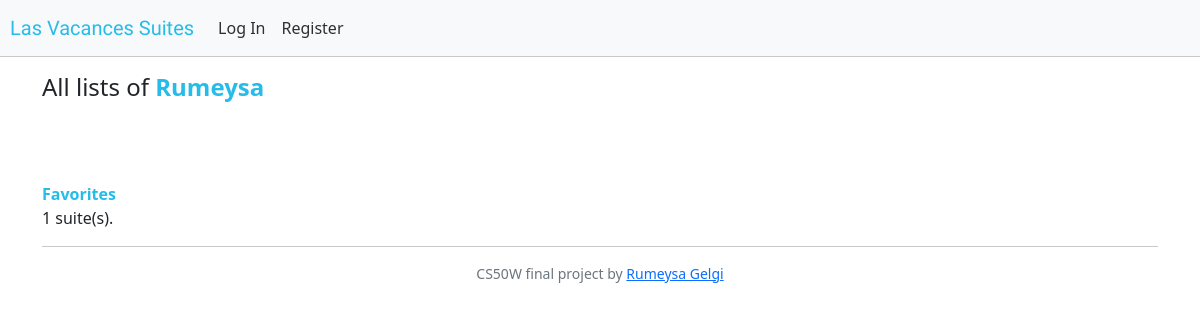
The app's page /profile/Rumeysa/lists with its own data.
### lasvacances/models.py (models this page shows, shortened)
class User(AbstractUser):
    avatar = models.URLField()

class List(models.Model):
    name = models.CharField(max_length=255, blank=False)
    author = models.ForeignKey("User", on_delete=models.CASCADE, related_name="lists")

### lasvacances/views.py (the view)
# urls.py: path("profile/<str:username>/lists", views.lists, name="lists"),
@csrf_exempt
def lists(request, username):
    if request.method == "GET":
        try:
            requested_user = User.objects.get(username=username)
        except User.DoesNotExist:
            messages.error(request, f'User "{username}" not found.')
            return render(request, "lasvacances/apology.html", status=500)
        requested_user_lists = List.objects.filter(author=requested_user).order_by('-id')
        return render(request, "lasvacances/lists.html", {
            "requested_user": requested_user,
            "lists": requested_user_lists,
            "suites_qnt": len(requested_user_lists)
        })

### lasvacances/templates/lasvacances/lists.html (shortened to what this page needs)
{% extends "lasvacances/layout.html" %}
{% load static %}
{% block body %}
    <div class="container">
        <h4><span class="">All lists of <a class="link" href="{% url 'profile' requested_user.username %}"><strong>{{requested_user.username}}</strong></a></span></h4>
        <br>
        <br>
        {% if lists %}
        <br>
        {% endif %}
        {% for list in lists %}
            <a class="link" href="{% url 'list' list.id %}"><strong>{{list.name}}</strong></a>
            <br>
            {% with suites=list.list_items.count %}
                {{suites}} suite(s).
            {% endwith %}
            <br>
            <hr>
        {% empty %}
            No lists yet.
        {% endfor %}
    </div>
{% endblock %}

### lasvacances/static/lasvacances/styles.css (style rules this page uses)
.link { text-decoration: none; color: rgb(38, 188, 233); }

### records on screen
User: username "Rumeysa"
List: name "Favorites", list_items.count "1"
